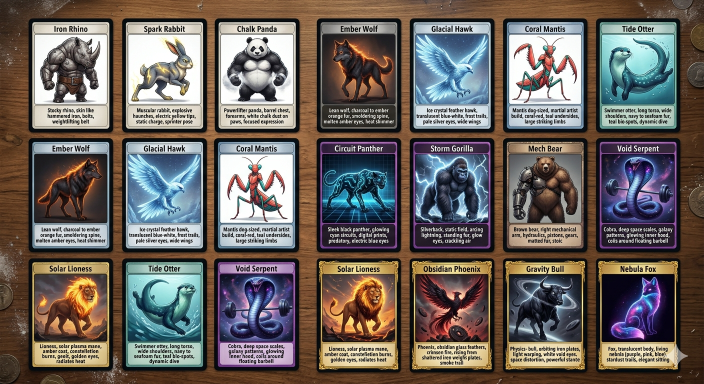
#> input picture Gymventory (1)/pets-sheet.png, 1408 x 768 px (shown at 1/2 size)
$ python crop_pets.py
#> lines starting #> are read from the running program, lines starting #| are printed output that depends on the picture
"""
FitPet image cropper — run this after saving the pet sheet as pets-sheet.png
in the same folder as this script.

Usage: python3 crop_pets.py
Output: pets/ folder with one PNG per pet
"""

from PIL import Image
import os, math

# ── Grid layout (based on 1400×750 sheet) ────────────────────────────────────
# 6 columns × 3 rows, each cell ≈ 233×250 px.
# We pick ONE canonical cell per pet (choosing the clearest/most detailed version).
# Adjust CELL_W / CELL_H / OFFSET_X / OFFSET_Y if crops look off.

CELL_W   = 233
CELL_H   = 250
OFFSET_X = 0      # left edge of first column
OFFSET_Y = 20     # top edge of first row
PAD      = 10     # extra padding inside each crop

# (row, col) → skin id
# Row 0 = COMMON + top-right section
# Row 1 = RARE section
# Row 2 = EPIC (left) + LEGENDARY (right)
LAYOUT = {
    (0, 0): "iron-rhino",
    (0, 1): "spark-rabbit",
    (0, 2): "chalk-panda",
    (0, 3): "circuit-panther",   # small teal panther shown in top-right
    (0, 4): "coral-mantis",
    (0, 5): "tide-otter",
    (1, 0): "ember-wolf",
    (1, 1): "glacial-hawk",
    (1, 2): "coral-mantis",      # larger version — will overwrite above
    (1, 3): "tide-otter",        # larger version — will overwrite above
    (1, 4): "mech-bear",
    (1, 5): "void-serpent",
    (2, 0): "circuit-panther",   # detailed EPIC version — overwrites (0,3)
    (2, 1): "storm-gorilla",
    (2, 2): "mech-bear",         # overwritten by (1,4) — picks last written
    (2, 3): "solar-lioness",
    (2, 4): "obsidian-phoenix",
    (2, 5): "nebula-fox",
}

# Prefer the bottom-left (epic/rare) versions over the top-right small ones.
# Later entries in LAYOUT overwrite earlier ones for the same pet.

def crop_pet(img, row, col):
    x = OFFSET_X + col * CELL_W + PAD
    y = OFFSET_Y + row * CELL_H + PAD
    w = CELL_W - PAD * 2
    h = CELL_H - PAD * 2
    return img.crop((x, y, x + w, y + h))

def auto_detect_grid(img):
    """Try to auto-detect cell size from image dimensions."""
    global CELL_W, CELL_H
    CELL_W = img.width // 6
    CELL_H = img.height // 3
    print(f"  Auto-detected cell size: {CELL_W}×{CELL_H} px")

def main():
    sheet_path = os.path.join(os.path.dirname(__file__), "pets-sheet.png")
    if not os.path.exists(sheet_path):
        print("❌  pets-sheet.png not found — save the pet sheet image as")
        print("     pets-sheet.png  in the same folder as this script, then re-run.")
        return

    img = Image.open(sheet_path).convert("RGBA")
#> img is the input picture: PIL image 1408x768 RGBA; mean R, G, B, A 107.1, 99, 94.1, 255
    print(f"✅  Loaded sheet: {img.width}×{img.height} px")
#| ✅  Loaded sheet: 1408×768 px
    auto_detect_grid(img)
#|   Auto-detected cell size: 234×256 px

    out_dir = os.path.join(os.path.dirname(__file__), "pets")
    os.makedirs(out_dir, exist_ok=True)

    written = {}
    for (row, col), skin_id in LAYOUT.items():
        crop = crop_pet(img, row, col)
        # Save (later crops overwrite earlier ones — gives us the best version)
        path = os.path.join(out_dir, f"{skin_id}.png")
        crop.save(path)
        written[skin_id] = (row, col)
#> this loop made 18 passes
#> pass 1, in main, `crop = crop_pet(img, row, col)`:
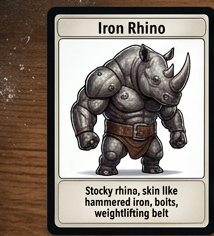
#> crop: PIL image 214x236 RGBA; mean R, G, B, A 135.8, 125.8, 116.7, 255
#> pass 2, in main, `crop = crop_pet(img, row, col)`:
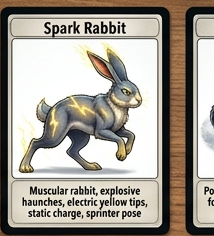
#> crop: PIL image 214x236 RGBA; mean R, G, B, A 164.5, 158.6, 149.1, 255
#> pass 3, in main, `crop = crop_pet(img, row, col)`:
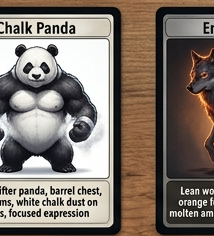
#> crop: PIL image 214x236 RGBA; mean R, G, B, A 127.9, 117.2, 108.1, 255
#> after the loop:
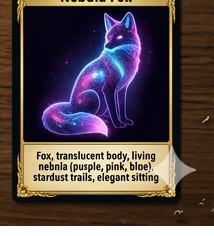
#> crop: PIL image 214x236 RGBA; mean R, G, B, A 72.6, 58.8, 61.4, 244.2; transparent parts drawn white
#> after the loop, written = 14 items

    # Also save tier-0 copies (app looks for {id}_t0.png first)
    for skin_id, (row, col) in written.items():
        crop = crop_pet(img, row, col)
        for tier in range(5):
            path = os.path.join(out_dir, f"{skin_id}_t{tier}.png")
            # Only write t0 for now — same image for all tiers until tier art exists
            if tier == 0:
                crop.save(path)
#> this loop made 14 passes
#> (skin_id, row, col, x in crop_pet, y in crop_pet) on passes 1 to 12: ('iron-rhino', 0, 0, 10, 30), ('spark-rabbit', 0, 1, 244, 30), ('chalk-panda', 0, 2, 478, 30), ('circuit-panther', 2, 0, 10, 542), ('coral-mantis', 1, 2, 478, 286), ('tide-otter', 1, 3, 712, 286), ('ember-wolf', 1, 0, 10, 286), ('glacial-hawk', 1, 1, 244, 286), ('mech-bear', 2, 2, 478, 542), ('void-serpent', 1, 5, 1180, 286), ('storm-gorilla', 2, 1, 244, 542), ('solar-lioness', 2, 3, 712, 542)

    print(f"\n✅  Saved {len(written)} pets to  pets/")
#| ✅  Saved 14 pets to  pets/
    print("    Files written:")
    for sid in sorted(written):
        print(f"      pets/{sid}.png  +  pets/{sid}_t0.png")
#> this loop made 14 passes
#> sid on passes 1 to 12: 'chalk-panda', 'circuit-panther', 'coral-mantis', 'ember-wolf', 'glacial-hawk', 'iron-rhino', 'mech-bear', 'nebula-fox', 'obsidian-phoenix', 'solar-lioness', 'spark-rabbit', 'storm-gorilla'
#|       pets/chalk-panda.png  +  pets/chalk-panda_t0.png
#|       pets/circuit-panther.png  +  pets/circuit-panther_t0.png
#|       pets/coral-mantis.png  +  pets/coral-mantis_t0.png
#|       pets/ember-wolf.png  +  pets/ember-wolf_t0.png
#|       pets/glacial-hawk.png  +  pets/glacial-hawk_t0.png
#|       pets/iron-rhino.png  +  pets/iron-rhino_t0.png
#|       pets/mech-bear.png  +  pets/mech-bear_t0.png
#|       pets/nebula-fox.png  +  pets/nebula-fox_t0.png
#> (further printed lines are left out)
    print("\n🎮  Reload fitpet.html — pets will show as images!")

if __name__ == "__main__":
    main()
